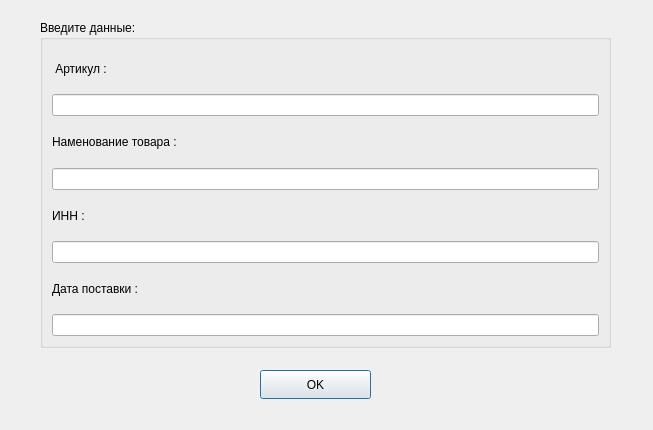
<?xml version="1.0" encoding="UTF-8"?>
<ui version="4.0">
 <class>addwindow</class>
 <widget class="QDialog" name="addwindow">
  <property name="geometry">
   <rect>
    <x>0</x>
    <y>0</y>
    <width>653</width>
    <height>430</height>
   </rect>
  </property>
  <property name="windowTitle">
   <string>Dialog</string>
  </property>
  <widget class="QGroupBox" name="groupBox">
   <property name="geometry">
    <rect>
     <x>40</x>
     <y>20</y>
     <width>571</width>
     <height>328</height>
    </rect>
   </property>
   <property name="title">
    <string>Введите данные:</string>
   </property>
   <layout class="QVBoxLayout" name="verticalLayout">
    <item>
     <widget class="QLabel" name="label">
      <property name="text">
       <string> Артикул :</string>
      </property>
     </widget>
    </item>
    <item>
     <widget class="QLineEdit" name="lineEdit"/>
    </item>
    <item>
     <widget class="QLabel" name="label_2">
      <property name="text">
       <string>Наменование товара :</string>
      </property>
     </widget>
    </item>
    <item>
     <widget class="QLineEdit" name="lineEdit_2"/>
    </item>
    <item>
     <widget class="QLabel" name="label_3">
      <property name="text">
       <string>ИНН :</string>
      </property>
     </widget>
    </item>
    <item>
     <widget class="QLineEdit" name="lineEdit_3"/>
    </item>
    <item>
     <widget class="QLabel" name="label_4">
      <property name="text">
       <string>Дата поставки :</string>
      </property>
     </widget>
    </item>
    <item>
     <widget class="QLineEdit" name="lineEdit_4"/>
    </item>
   </layout>
  </widget>
  <widget class="QPushButton" name="pushButton">
   <property name="geometry">
    <rect>
     <x>260</x>
     <y>370</y>
     <width>111</width>
     <height>29</height>
    </rect>
   </property>
   <property name="text">
    <string>OK</string>
   </property>
  </widget>
 </widget>
 <resources/>
 <connections/>
</ui>
